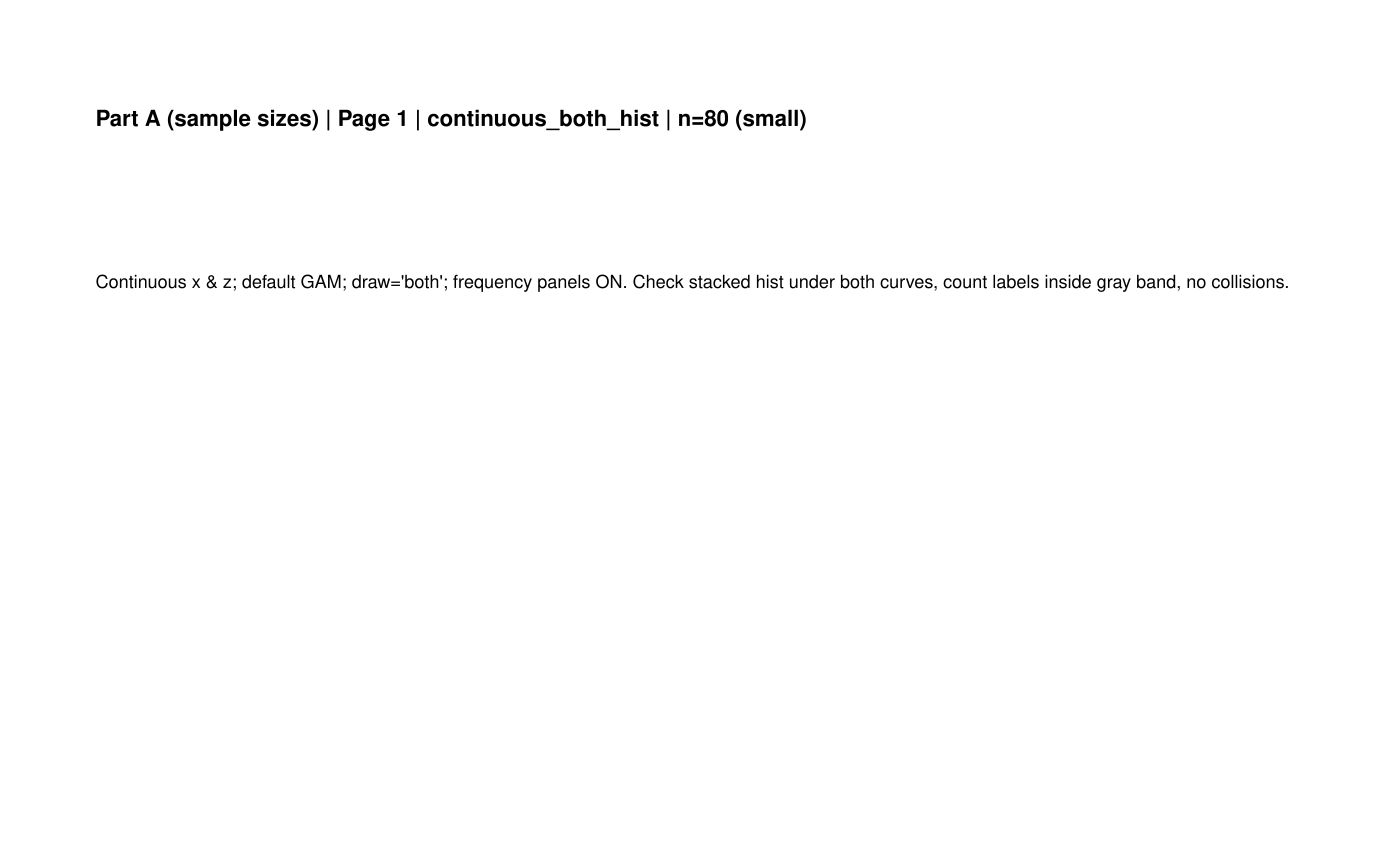

Recreate this plot in R.
# Manual visual check for interprobe() sample-size panels and y-axis scales
# 1. Setup (resolve package root; open multipage PDF)
# 2. Part A — sample-size / frequency display variants (small & big n)
# 3. Part B — y-axis tick/ylab spacing across DV scales (small & big n)
# 4. PDF: description page, then figure page
#
# Run:
#   source("C:/git/statuser/examples/interprobe_visual_check.R")
# Output: examples/interprobe_visual_check.pdf

# 1. Setup
  script_path <- NULL
  if (sys.nframe() >= 1L) {
    for (i in seq.int(sys.nframe(), 1L)) {
      f <- sys.frame(i)$ofile
      if (!is.null(f) && nzchar(f)) {
        script_path <- f
        break
      }
    }
  }
  candidates <- c(
    if (!is.null(script_path)) file.path(dirname(script_path), ".."),
    getwd(),
    "C:/git/statuser"
  )
  pkg_root <- NULL
  for (cand in candidates) {
    desc <- file.path(cand, "DESCRIPTION")
    if (file.exists(desc)) {
      first <- tryCatch(readLines(desc, n = 1L), error = function(e) "")
      if (length(first) == 1L && grepl("^Package", first)) {
        pkg_root <- normalizePath(cand, winslash = "/", mustWork = TRUE)
        break
      }
    }
  }
  if (is.null(pkg_root)) {
    stop("Could not find statuser package root (DESCRIPTION).")
  }

  if (requireNamespace("pkgload", quietly = TRUE)) {
    pkgload::load_all(pkg_root, quiet = TRUE)
  } else if (requireNamespace("statuser", quietly = TRUE)) {
    library(statuser)
  } else {
    stop("Install pkgload (dev) or statuser, then re-run this script.")
  }

  set.seed(29)
  probe.bins <- 40
  out_pdf <- file.path(pkg_root, "examples", "interprobe_visual_check.pdf")
  ns <- c(small = 80L, big = 2000L)

  draw_desc_page <- function(caption) {
    graphics::par(mfrow = c(1, 1), mar = c(1, 1, 1, 1), oma = c(0, 0, 0, 0))
    graphics::plot.new()
    lines <- unlist(strsplit(caption, "\n", fixed = TRUE), use.names = FALSE)
    graphics::text(0.02, 0.92, lines[1], adj = c(0, 1), cex = 1.3, font = 2, xpd = NA)
    if (length(lines) > 1L) {
      y <- 0.78 - 0.08 * seq_along(lines[-1])
      graphics::text(0.02, y, lines[-1], adj = c(0, 1), cex = 1.05, font = 1, xpd = NA, family = "sans")
    }
  }

# 2. Part A — sample-size / frequency display
  make_continuous <- function(n) {
    x <- rnorm(n)
    z <- rnorm(n, mean = 10, sd = 2)
    y <- 0.3 * x + 0.2 * z + 0.8 * x * z + rnorm(n, sd = 2)
    data.frame(x = x, z = z, y = y)
  }

  make_binary_x <- function(n) {
    z <- rnorm(n)
    x <- factor(sample(c("A", "B"), n, replace = TRUE))
    y <- as.numeric(x) + 0.5 * z + 0.7 * (as.numeric(x) - 1) * z + rnorm(n, sd = 1.5)
    data.frame(x = x, z = z, y = y)
  }

  make_ternary_x <- function(n) {
    z <- rnorm(n)
    x <- factor(sample(c("lo", "mid", "hi"), n, replace = TRUE))
    y <- as.numeric(x) + 0.4 * z + 0.5 * (as.numeric(x) - 2) * z + rnorm(n, sd = 1.5)
    data.frame(x = x, z = z, y = y)
  }

  make_discrete_z <- function(n) {
    x <- rnorm(n)
    z <- sample(1:5, n, replace = TRUE)
    y <- 0.2 * x + 0.3 * z + 0.6 * x * z + rnorm(n, sd = 2)
    data.frame(x = x, z = z, y = y)
  }

  make_discrete_x <- function(n) {
    x <- sample(seq(-2, 2, by = 1), n, replace = TRUE)
    z <- rnorm(n)
    y <- 0.2 * x + 0.3 * z + 0.6 * x * z + rnorm(n, sd = 2)
    data.frame(x = x, z = z, y = y)
  }

  sample_size_variants <- list(
    list(
      id = "continuous_both_hist",
      desc = "Continuous x & z; default GAM; draw='both'; frequency panels ON. Check stacked hist under both curves, count labels inside gray band, no collisions.",
      builder = make_continuous,
      args = list(draw = "both", histogram = TRUE)
    ),
    list(
      id = "continuous_both_nohist",
      desc = "Continuous x & z; default GAM; draw='both'; frequency panels OFF. Baseline layout without the bottom frequency row.",
      builder = make_continuous,
      args = list(draw = "both", histogram = FALSE)
    ),
    list(
      id = "continuous_jn_hist",
      desc = "Continuous x & z; single Johnson-Neyman panel with frequency subplot underneath.",
      builder = make_continuous,
      args = list(draw = "jn", histogram = TRUE)
    ),
    list(
      id = "continuous_slopes_hist",
      desc = "Continuous x & z; single simple-slopes panel with frequency subplot underneath.",
      builder = make_continuous,
      args = list(draw = "simple slopes", histogram = TRUE)
    ),
    list(
      id = "continuous_linear_hist",
      desc = "Continuous x & z; model='linear' (lm2) instead of GAM; both panels with frequency subplots.",
      builder = make_continuous,
      args = list(draw = "both", histogram = TRUE, model = "linear")
    ),
    list(
      id = "continuous_x_on_axis_hist",
      desc = "Continuous x & z; moderator.on.x.axis=FALSE so focal x is on the x-axis; frequency panels still aligned to that axis.",
      builder = make_continuous,
      args = list(draw = "both", histogram = TRUE, moderator.on.x.axis = FALSE)
    ),
    list(
      id = "continuous_nbins_5",
      desc = "Continuous x & z; n.bin.continuous=5 (coarser frequency bins). Check fewer, wider stacked bars and readable count labels.",
      builder = make_continuous,
      args = list(draw = "both", histogram = TRUE, n.bin.continuous = 5)
    ),
    list(
      id = "continuous_nbins_20",
      desc = "Continuous x & z; n.bin.continuous=20 (finer frequency bins). Check denser bars still readable at small and big n.",
      builder = make_continuous,
      args = list(draw = "both", histogram = TRUE, n.bin.continuous = 20)
    ),
    list(
      id = "continuous_nmax_10",
      desc = "Continuous x & z; n.max=10 so line darkness/width saturates early. Check that sparse bins stay light and dense bins look fully saturated.",
      builder = make_continuous,
      args = list(draw = "both", histogram = TRUE, n.max = 10)
    ),
    list(
      id = "binary_x_hist",
      desc = "Binary/categorical focal x (2 levels) with continuous z; two colored curves; frequency panels ON.",
      builder = make_binary_x,
      args = list(draw = "both", histogram = TRUE, cols = c("red4", "dodgerblue"))
    ),
    list(
      id = "ternary_x_hist",
      desc = "3-level categorical focal x with continuous z; three curves; frequency panels ON.",
      builder = make_ternary_x,
      args = list(draw = "both", histogram = TRUE)
    ),
    list(
      id = "discrete_z_hist",
      desc = "Continuous x with discrete moderator z (5 values); k=3 so GAM can fit; discrete frequency segments.",
      builder = make_discrete_z,
      args = list(draw = "both", histogram = TRUE, k = 3)
    ),
    list(
      id = "discrete_x_hist",
      desc = "Discrete focal x (5 values) with continuous z; k=3; spotlight curves with continuous-z frequency bins.",
      builder = make_discrete_x,
      args = list(draw = "both", histogram = TRUE, k = 3)
    )
  )

# 3. Part B — y-axis tick / ylab spacing across DV scales
  make_y_range <- function(n, ymin, ymax) {
    x <- rnorm(n)
    z <- rnorm(n, mean = 10, sd = 2)
    y_raw <- 0.3 * x + 0.2 * z + 0.8 * x * z + rnorm(n, sd = 2)
    yr <- range(y_raw)
    y <- ymin + (y_raw - yr[1]) / diff(yr) * (ymax - ymin)
    data.frame(x = x, z = z, y = y)
  }

  y_ranges <- list(
    list(
      id = "y_0_1",
      ymin = 0,
      ymax = 1,
      desc = "DV scaled to [0, 1]. Check y-tick decimals and ylab spacing (ticks like 0.0, 0.2, …)."
    ),
    list(
      id = "y_1_10",
      ymin = 1,
      ymax = 10,
      desc = "DV scaled to [1, 10]. Check short integer/decimal ticks and ylab clearance."
    ),
    list(
      id = "y_1_1000",
      ymin = 1,
      ymax = 1000,
      desc = "DV scaled to [1, 1000]. Check medium-width tick labels (e.g. 200, 400) vs ylab."
    ),
    list(
      id = "y_1_5e7",
      ymin = 1,
      ymax = 5e7,
      desc = "DV scaled to [1, 5e7]. Check wide tick labels (scientific or large integers) vs ylab left padding."
    )
  )

# 4. Multipage PDF
  grDevices::pdf(out_pdf, width = 14, height = 8.5, onefile = TRUE)

  page <- 0L

  for (n_label in names(ns)) {
    n <- ns[[n_label]]
    for (v in sample_size_variants) {
      page <- page + 1L
      caption <- paste0(
        "Part A (sample sizes) | Page ", page, " | ", v$id,
        " | n=", n, " (", n_label, ")\n",
        v$desc
      )
      draw_desc_page(caption)

      d <- v$builder(n)
      args <- c(
        list(
          x = "x", z = "z", y = "y", data = d,
          quiet = TRUE,
          probe.bins = probe.bins
        ),
        v$args
      )
      do.call(interprobe, args)
    }
  }

  for (n_label in names(ns)) {
    n <- ns[[n_label]]
    for (yr in y_ranges) {
      page <- page + 1L
      caption <- paste0(
        "Part B (y-values) | Page ", page, " | ", yr$id,
        " | y in [", yr$ymin, ", ", format(yr$ymax, scientific = FALSE), "]",
        " | n=", n, " (", n_label, ")\n",
        yr$desc, "\n",
        "Same continuous x*z GAM, draw='both', histogram=TRUE. Focus: y-axis tick width and ylab placement."
      )
      draw_desc_page(caption)

      d <- make_y_range(n, yr$ymin, yr$ymax)
      interprobe(
        x = "x", z = "z", y = "y", data = d,
        quiet = TRUE,
        probe.bins = probe.bins,
        draw = "both",
        histogram = TRUE
      )
    }
  }

  grDevices::dev.off()

  cat(paste0(
    "Wrote ", page, " figure cases (", page * 2L, " PDF pages: desc + figure) to:\n",
    out_pdf, "\n"
  ))
